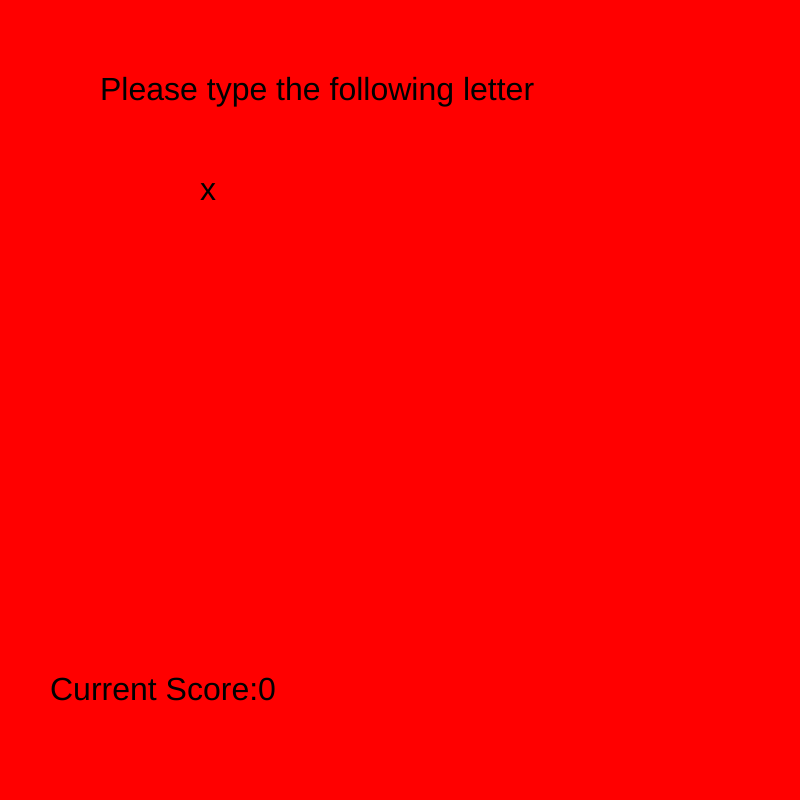
Frame 1 (no input)
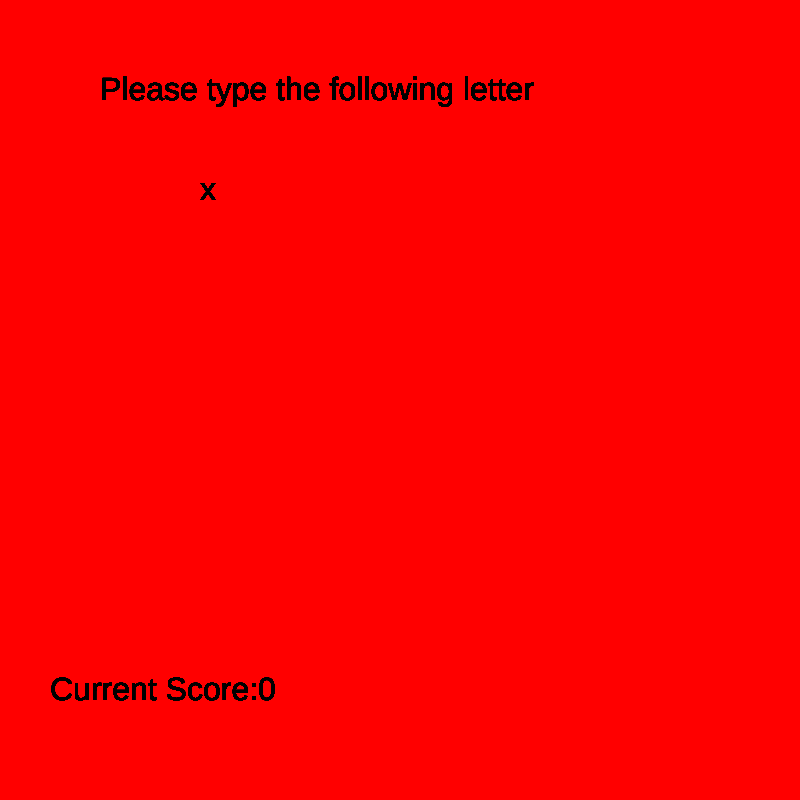
Frame 60 (no input)
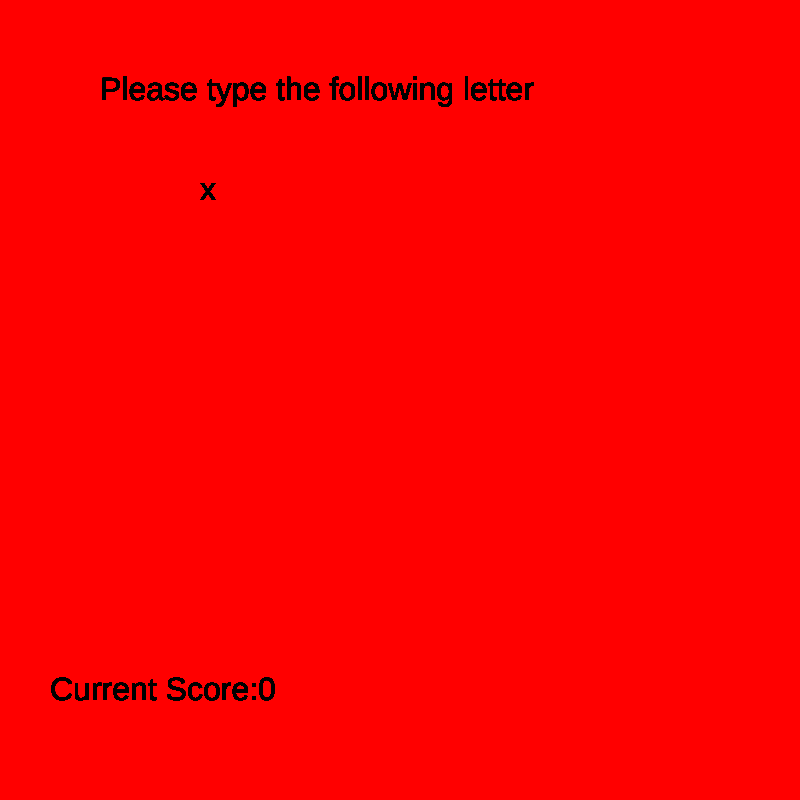
Frame 120 (the mouse pressed at the canvas centre since frame 60)

The p5.js sketch that drew these frames (run headless with seeded random() and noise() and a simulated clock; from frame 60 on, the mouse is pressed at the canvas centre):

// p5.js sketch
// ── sketch.js
function setup(){
    createCanvas(800, 800);
    background('red');
}

var i = 0
var alphabet = ["a","b","c","d","e","f","g","h","i","j","k","L","m","n","o","p","q","r","s","t","u","v","w","x","y","z"];
var letter = alphabet[Math.floor(Math.random()*26)];


function draw(){
    textSize(32);
    text("Please type the following letter", 100,100);
    text(letter, 200, 200);
    text("Current Score:" + i, 50,700);
}

function mouseDragged(){
    background(random(255), random(255), random(255));
}

function keyTyped(){
    background('red');
    if (key===letter){
        i++;
        letter = alphabet[Math.floor(Math.random()*26)];
    }else{
        i = i - 1;
        text("Incorrect. Try again!",50,600);
    }
}
